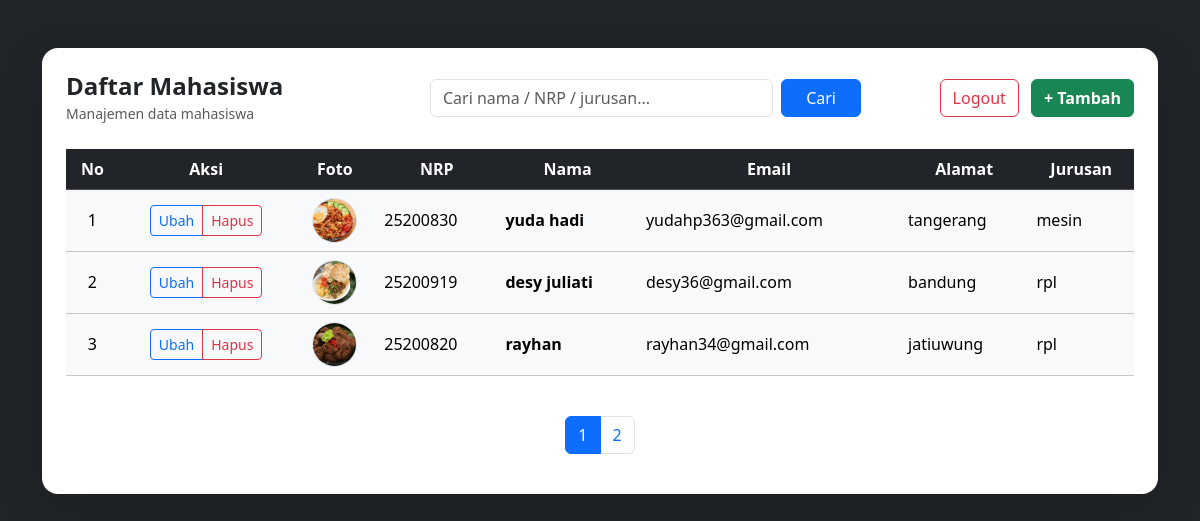
Screenshot of /crud/index.php (signed in) with the database file from the repository.
### tables this page shows
CREATE TABLE `mahasiswa` (
  `id` int NOT NULL,
  `nama` varchar(100) NOT NULL,
  `nrp` varchar(20) NOT NULL,
  `email` varchar(100) NOT NULL,
  `jurusan` varchar(100) NOT NULL,
  `gambar` varchar(100) NOT NULL,
  `alamat` varchar(100) NOT NULL
);

### crud/functions.php (called while the page is built, shortened)
<?php
$conn = mysqli_connect("localhost", "root", "", "belajarphp");
function select($query)
{
    global $conn;
    $result = mysqli_query($conn, $query);
    $rows = [];
    while ($row = mysqli_fetch_assoc($result)) {
        $rows[] = $row;
    }
    return $rows;
}

### crud/index.php (the view, shortened to what this page needs)
<?php
require 'functions.php';
$jumlahDataPerHalaman =  3;
$jumlahData = count(select("SELECT * FROM mahasiswa"));
$jumlahHalaman = ceil($jumlahData / $jumlahDataPerHalaman);
$halamanAktif = (isset($_GET['page'])) ? $_GET['page'] : 1;
$awalData = ($jumlahDataPerHalaman * $halamanAktif) - $jumlahDataPerHalaman;
$mahasiswa = select("SELECT * FROM mahasiswa LIMIT $awalData, $jumlahDataPerHalaman");
?>
<!DOCTYPE html>
<html lang="en">
<head>
    <link href="https://cdn.jsdelivr.net/npm/bootstrap@5.3.2/dist/css/bootstrap.min.css" rel="stylesheet">
</head>
<body class="bg-dark py-5">
    <div class="container">
        <div class="card shadow-lg border-0 rounded-4">
            <div class="card-body p-4">
                <div class="row align-items-center mb-4">
                    <div class="col-md-4">
                        <h4 class="fw-bold mb-0">Daftar Mahasiswa</h4>
                        <small class="text-muted">Manajemen data mahasiswa</small>
                    </div>
                    <div class="col-md-5">
                        <form action="" method="post" class="d-flex gap-2">
                            <input type="text"
                                name="keyword"
                                class="form-control"
                                placeholder="Cari nama / NRP / jurusan..."
                                autocomplete="off"
                                autofocus
                                id="keyword">
                            <button type="submit" name="cari"
                                class="btn btn-primary px-4"
                                id="tombol-cari">
                                Cari
                            </button>
                        </form>
                    </div>
                    <div class="col-md-3 text-end">
                        <a href="logout.php"
                            class="btn btn-outline-danger me-2">
                            Logout
                        </a>
                        <a href="tambah.php"
                            class="btn btn-success fw-semibold">
                            + Tambah
                        </a>
                    </div>
                </div>
                <div class="table-responsive" id="table-container">
                    <table class="table table-hover align-middle">
                        <thead class="table-dark text-center">
                            <tr>
                                <th>No</th>
                                <th>Aksi</th>
                                <th>Foto</th>
                                <th>NRP</th>
                                <th>Nama</th>
                                <th>Email</th>
                                <th>Alamat</th>
                                <th>Jurusan</th>
                            </tr>
                        </thead>
                        <tbody class="table-light">
                            <?php $i = $awalData + 1; ?>
                            <?php foreach ($mahasiswa as $row) : ?>
                                <tr>
                                    <td class="text-center"><?= $i; ?></td>
                                    <td class="text-center">
                                        <div class="btn-group btn-group-sm">
                                            <a href="ubah.php?id=<?= $row['id']; ?>"
                                                class="btn btn-outline-primary">
                                                Ubah
                                            </a>
                                            <a href="index.php?hapus=<?= $row['id']; ?>"
                                                class="btn btn-outline-danger"
                                                onclick="return confirm('Yakin hapus data ini?')">
                                                Hapus
                                            </a>
                                        </div>
                                    </td>
                                    <td class="text-center">
                                        <img src="img/<?= $row['gambar']; ?>"
                                            width="45"
                                            height="45"
                                            class="rounded-circle border object-fit-cover"
                                            alt="foto">
                                    </td>
                                    <td><?= $row['nrp']; ?></td>
                                    <td class="fw-semibold"><?= $row['nama']; ?></td>
                                    <td><?= $row['email']; ?></td>
                                    <td><?= $row['alamat']; ?></td>
                                    <td><?= $row['jurusan']; ?></td>
                                </tr>
                            <?php $i++;
                            endforeach; ?>
                        </tbody>
                    </table>
                </div>
                <?php if (!isset($_POST['cari'])) : ?>
                    <nav class="mt-4">
                        <ul class="pagination justify-content-center">
                            <?php for ($i = 1; $i <= $jumlahHalaman; $i++) : ?>
                                <li class="page-item <?= ($i == $halamanAktif) ? 'active' : ''; ?>">
                                    <a class="page-link" href="?page=<?= $i; ?>">
                                        <?= $i; ?>
                                    </a>
                                </li>
                            <?php endfor; ?>
                        </ul>
                    </nav>
                <?php endif; ?>
            </div>
        </div>
    </div>
</body>
</html>

### rows the page displays
mahasiswa: gambar (picture), nrp "25200830", nama "yuda hadi", email "yudahp363@gmail.com", alamat "tangerang", jurusan "mesin"
mahasiswa: gambar (picture), nrp "25200919", nama "desy juliati", email "desy36@gmail.com", alamat "bandung", jurusan "rpl"
mahasiswa: gambar (picture), nrp "25200820", nama "rayhan", email "rayhan34@gmail.com", alamat "jatiuwung", jurusan "rpl"
